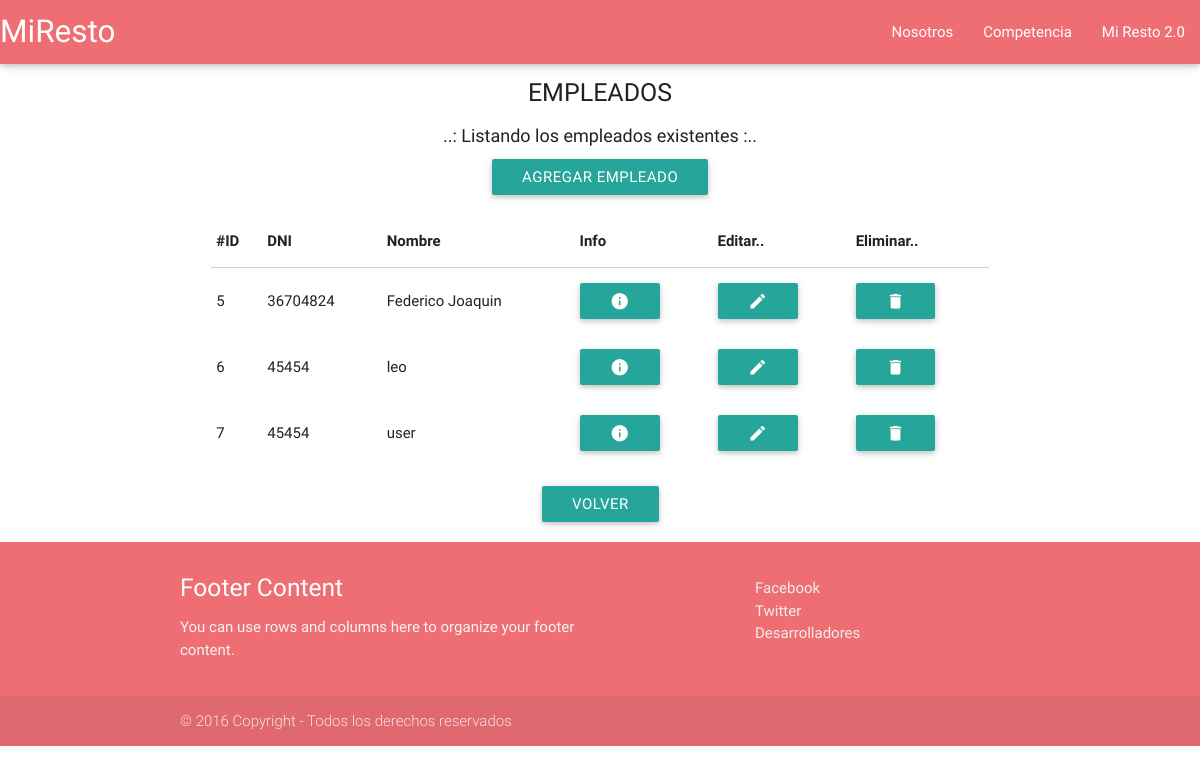
Page /index.php/empleados on the committed database.
### tables this page shows
CREATE TABLE `empleados` (
  `id` int(10) UNSIGNED NOT NULL,
  `dni` int(10) UNSIGNED NOT NULL,
  `nombre` tinytext NOT NULL,
  `direccion` tinytext NOT NULL,
  `telefono` int(10) UNSIGNED NOT NULL,
  `email` tinytext NOT NULL,
  `cuit` bigint(20) UNSIGNED NOT NULL,
  `password` text NOT NULL
);

### application/controllers/Empleados.php (called while the page is built, shortened)
<?php
class Empleados extends CI_Controller {
    public function index(){
        $resultado = $this->MEmpleados->listar();
        $data['funcion'] = 'index';
        $data['empleados'] = $resultado;
        $this->load->view('vEmpleados', $data);
    }
}

### index.php (called while the page is built, shortened)
<?php
require_once BASEPATH.'core/CodeIgniter.php';

### application/models/MEmpleados.php (called while the page is built, shortened)
<?php
class MEmpleados extends CI_Model {
    public function listar(){
        $consulta = 'SELECT id, dni, nombre ';
        $consulta .= 'FROM Empleados ';
        $consulta .= 'ORDER BY nombre ASC ';
        $query = $this->db->query($consulta);
        $resultado = $query->result_array();
        return $resultado;
    }
}

### application/views/empleados/index.phtml (the view, shortened to what this page needs)
<div class="row txt-cabecera">
    EMPLEADOS
</div>
<div class="row txt-info">
    ..: Listando los empleados existentes :..
</div>
<div class="row center-align">
    <a class="btn waves-effect waves-light" href="<?php echo site_url()?>empleados/alta">Agregar Empleado</a>
</div>
<div class="row">
    <div class="col s12 m8 offset-m2">
        <table class="responsive-table highlight">
            <thead>
                <th>#ID</th>
                <th>DNI</th>
                <th>Nombre</th>
                <th>Info</th>
                <th>Editar..</th>
                <th>Eliminar..</th>
            </thead>
            <tbody>
            <?php foreach ($empleados as $empleado) { ?>
                <tr>
                    <td><?php echo $empleado['id']; ?></td>
                    <td><?php echo $empleado['dni']; ?></td>
                    <td><?php echo $empleado['nombre']; ?></td>
                    <td>
                        <a class="btn waves-effect waves-green" href="<?php echo site_url().'empleados/ver/'.$empleado['id']; ?>">
                            <i class="material-icons">info</i>
                        </a>
                    </td>
                    <td>
                        <a class="btn waves-effect waves-green" href="<?php echo site_url().'empleados/editar/'.$empleado['id']; ?>">
                            <i class="material-icons">edit</i>
                        </a>
                    </td>
                    <td>
                        <a class="dropdown-button btn" data-activates="<?php echo 'drop'.$empleado['id']; ?>" >
                            <i class="material-icons">delete</i>
                        </a>
                    </td>
                </tr>
            <?php } ?>
            </tbody>
        </table>
    </div>
</div>
<div class="row center-align">
    <a class="btn waves-effect waves-light tooltipped" data-tooltip="Volver a roles" href="<?php echo site_url()?>intranet">Volver</a>
</div>

### css/Estilo.css (style rules this page uses)
.txt-cabecera { text-align: center; font-size: 25px; margin: 10px; }
.txt-info { text-align: center; font-size: 18px; margin: 10px; }

### rows in the picture
empleados: id "5", dni "36704824", nombre "Federico Joaquin"
empleados: id "6", dni "45454", nombre "leo"
empleados: id "7", dni "45454", nombre "user"
